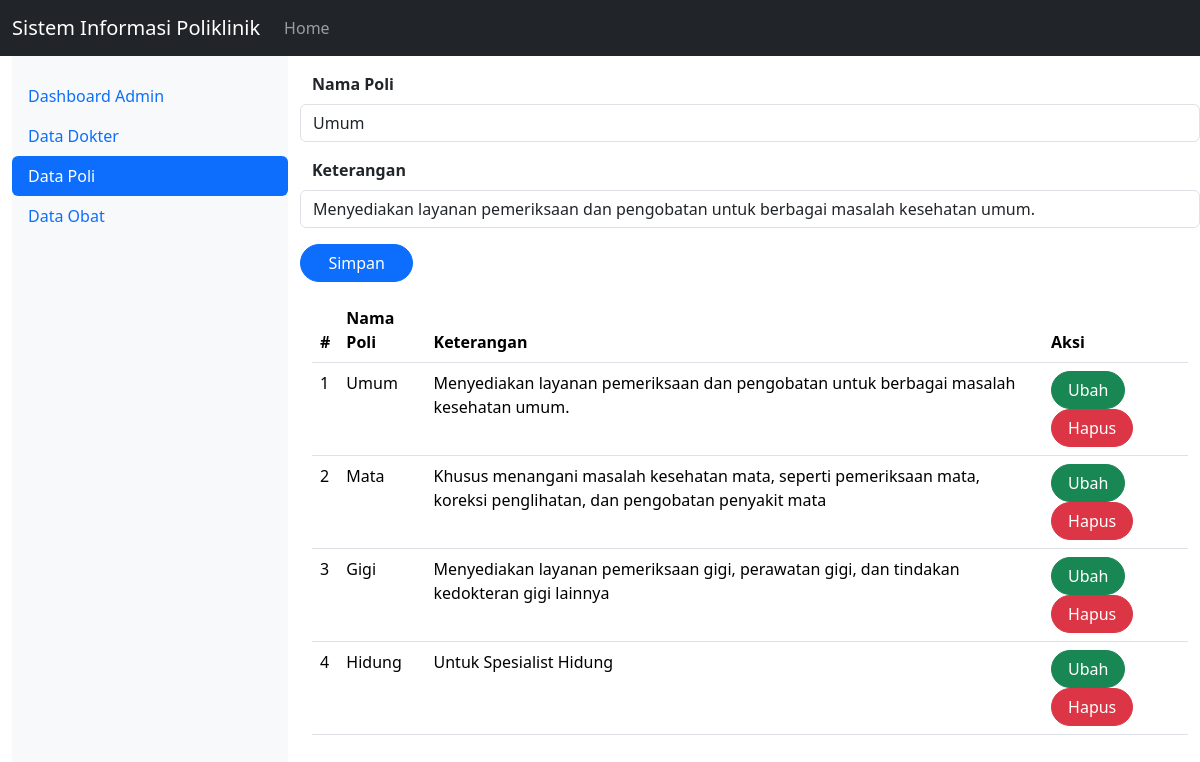
The app's page /index.php?page=dataPoli&id=1 with its own data.
### tables this page shows
CREATE TABLE `datapoli` (
  `id` int(11) NOT NULL,
  `nama_poli` varchar(25) NOT NULL,
  `keterangan` text NOT NULL
);

### dataPoli.php (the view, shortened to what this page needs)
<form class="form col" method="POST" action="" name="myForm" onsubmit="return(validate());">
    <?php
    $nama_poli = '';
    $keterangan = '';
    if (isset($_GET['id'])) {
        $ambil = mysqli_query($mysqli,
        "SELECT * FROM dataPoli
        WHERE id='" . $_GET['id'] . "'");
        while ($row = mysqli_fetch_array($ambil)) {
            $nama_poli = $row['nama_poli'];
            $keterangan = $row['keterangan'];
        }
    ?>
    <?php
    }
    ?>
    <div class="row mt-3">
        <label for="nama_poli" class="form-label fw-bold">
            Nama Poli
        </label>
        <input type="text" class="form-control" name="nama_poli" id="nama_poli" placeholder="Nama Poli" value="<?php echo $nama_poli ?>">
    </div>
    <div class="row mt-3">
        <label for="keterangan" class="form-label fw-bold">
            Keterangan
        </label>
        <input type="text" class="form-control" name="keterangan" id="keterangan" placeholder="Keterangan" value="<?php echo $keterangan ?>">
    </div>
    <div class="row d-flex mt-3">
        <button type="submit" class="btn btn-primary rounded-pill" style="width: 3cm;" name="simpan">Simpan</button>
    </div>
</form>
<table class="table table-hover my-3">
    <thead>
        <tr>
            <th scope="col">#</th>
            <th scope="col">Nama Poli</th>
            <th scope="col">Keterangan</th>
            <th scope="col">Aksi</th>
        </tr>
    </thead>
    <tbody>
        <?php
            $result = mysqli_query($mysqli, "SELECT * FROM dataPoli order by id asc");
            $no = 1;
            while ($data = mysqli_fetch_array($result)) {
            ?>
                <tr>
                    <td><?php echo $no++ ?></td>
                    <td><?php echo $data['nama_poli'] ?></td>
                    <td><?php echo $data['keterangan'] ?></td>
                    <td>
                        <a class="btn btn-success rounded-pill px-3" href="index.php?page=dataPoli&id=<?php echo $data['id'] ?>">Ubah</a>
                        <a class="btn btn-danger rounded-pill px-3" href="index.php?page=dataPoli&id=<?php echo $data['id'] ?>&aksi=hapus">Hapus</a>
                    </td>
                </tr>
            <?php
            }
        ?>
    </tbody>
</table>

### index.php (style rules this page uses)
body, html { height: 100%; }
.row { height: 100%; }

### records on screen
datapoli: nama_poli "Umum", keterangan "Menyediakan layanan pemeriksaan dan pengobatan untuk berbagai masalah kesehatan umum."
datapoli: nama_poli "Mata", keterangan "Khusus menangani masalah kesehatan mata, seperti pemeriksaan mata, koreksi penglihatan, dan pengobatan penyakit mata"
datapoli: nama_poli "Gigi", keterangan "Menyediakan layanan pemeriksaan gigi, perawatan gigi, dan tindakan kedokteran gigi lainnya"
datapoli: nama_poli "Hidung", keterangan "Untuk Spesialist Hidung"
